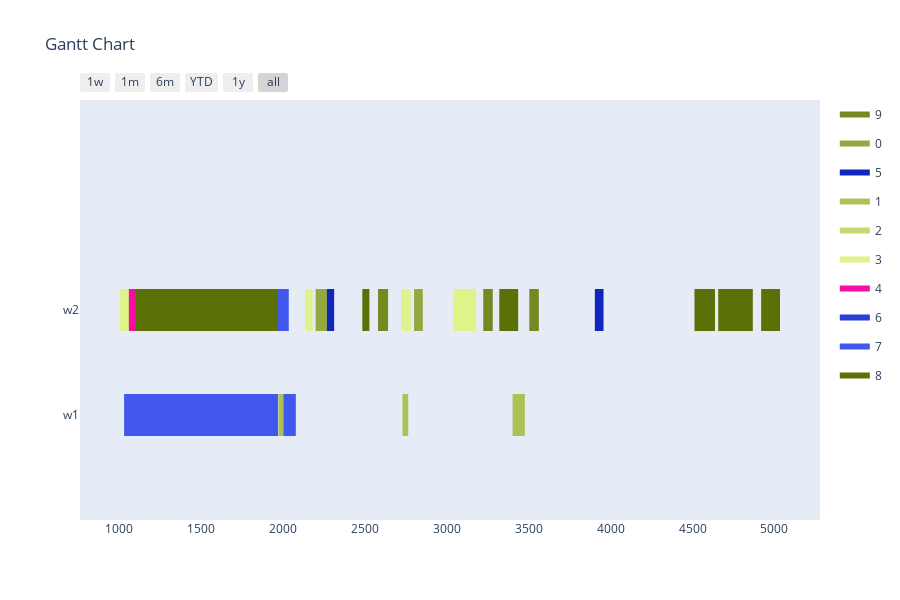

The notebook cell saved with this chart:
### Markdown cell above
Config 1 - Test with One Point Crossover

### Code cell
optimizer = BaseGA(env)
optimizer.set_minimize()
# optional (in this case, all options given are the default option, if the configuration step is skipped)
optimizer.configure('tardiness', 'onepointcrossover', 'roulettewheel', 'randomize')
# choose an input generator (optional) -> decides how the data gets converted into the optimizer format
# optimizer.set_input_generator('SameLengthAlternativesGenerator')
# all parameters after offspring_amount are optional (in this case -> verbose=True)
result, best_fitness_history, average_fitness_history, best_generation_history, feasible_gen = optimizer.optimize(orders, max_generations, earliest_time_slot, last_time_slot, population_size, offspring_amount, verbose=True)
workstation_assignments = reformat_result(result, orders, workstations, recipes, tasks)
visualize(workstation_assignments, best_fitness_history, average_fitness_history, best_generation_history, feasible_gen)

### Figure 1 — Plotly figure (JSON) as saved in the notebook; plotly's stock layout.template omitted (floating-point values rounded to 4 significant figures)
{"data": [{"fill": "toself", "fillcolor": "rgb(116, 137, 32)", "hoverinfo": "name", "legendgroup": "rgb(116, 137, 32)", "mode": "none", "name": "9", "type": "scatter", "x": [551, 666, 666, 551, 551, 470, 585, 585, 470, 470, 3223, 3281, 3281, 3223, 3223, 1405, 1466, 1466, 1405, 1405, 3504, 3562, 3562, 3504, 3504, 963, 1103, 1103, 963, 963, 2581, 2642, 2642, 2581], "y": [0.8, 0.8, 1.2, 1.2, null, 0.8, 0.8, 1.2, 1.2, null, 0.8, 0.8, 1.2, 1.2, null, 0.8, 0.8, 1.2, 1.2, null, 0.8, 0.8, 1.2, 1.2, null, 0.8, 0.8, 1.2, 1.2, null, 0.8, 0.8, 1.2, 1.2]}, {"fill": "toself", "fillcolor": "rgb(147, 168, 63)", "hoverinfo": "name", "legendgroup": "rgb(147, 168, 63)", "mode": "none", "name": "0", "type": "scatter", "x": [1738, 1791, 1791, 1738, 1738, 2801, 2854, 2854, 2801, 2801, 2200, 2273, 2273, 2200, 2200, 1854, 1898, 1898, 1854], "y": [0.8, 0.8, 1.2, 1.2, null, 0.8, 0.8, 1.2, 1.2, null, 0.8, 0.8, 1.2, 1.2, null, 0.8, 0.8, 1.2, 1.2]}, {"fill": "toself", "fillcolor": "rgb(16, 37, 188)", "hoverinfo": "name", "legendgroup": "rgb(16, 37, 188)", "mode": "none", "name": "5", "type": "scatter", "x": [2269, 2313, 2313, 2269, 2269, 1958, 2021, 2021, 1958, 1958, 3904, 3957, 3957, 3904, 3904, 3361, 3434, 3434, 3361], "y": [0.8, 0.8, 1.2, 1.2, null, 0.8, 0.8, 1.2, 1.2, null, 0.8, 0.8, 1.2, 1.2, null, 0.8, 0.8, 1.2, 1.2]}, {"fill": "toself", "fillcolor": "rgb(172, 193, 88)", "hoverinfo": "name", "legendgroup": "rgb(172, 193, 88)", "mode": "none", "name": "1", "type": "scatter", "x": [409, 492, 492, 409, 409, 3402, 3477, 3477, 3402, 3402, 1929, 1972, 1972, 1929, 1929, 2730, 2765, 2765, 2730, 2730, 833, 868, 868, 833, 833, 1974, 2009, 2009, 1974], "y": [0.8, 0.8, 1.2, 1.2, null, -0.2, -0.2, 0.2, 0.2, null, -0.2, -0.2, 0.2, 0.2, null, -0.2, -0.2, 0.2, 0.2, null, -0.2, -0.2, 0.2, 0.2, null, -0.2, -0.2, 0.2, 0.2]}, {"fill": "toself", "fillcolor": "rgb(197, 218, 113)", "hoverinfo": "name", "legendgroup": "rgb(197, 218, 113)", "mode": "none", "name": "2", "type": "scatter", "x": [744, 839, 839, 744, 744, 479, 574, 574, 479, 479, 292, 367, 367, 292, 292, 955, 1042, 1042, 955, 955, 720, 755, 755, 720, 720, 912, 999, 999, 912], "y": [0.8, 0.8, 1.2, 1.2, null, 0.8, 0.8, 1.2, 1.2, null, -0.2, -0.2, 0.2, 0.2, null, -0.2, -0.2, 0.2, 0.2, null, -0.2, -0.2, 0.2, 0.2, null, -0.2, -0.2, 0.2, 0.2]}, {"fill": "toself", "fillcolor": "rgb(222, 243, 138)", "hoverinfo": "name", "legendgroup": "rgb(222, 243, 138)", "mode": "none", "name": "3", "type": "scatter", "x": [2722, 2780, 2780, 2722, 2722, 1333, 1468, 1468, 1333, 1333, 1542, 1600, 1600, 1542, 1542, 871, 1006, 1006, 871, 871, 2137, 2180, 2180, 2137, 2137, 3040, 3180, 3180, 3040, 3040, 1761, 1804, 1804, 1761], "y": [0.8, 0.8, 1.2, 1.2, null, 0.8, 0.8, 1.2, 1.2, null, 0.8, 0.8, 1.2, 1.2, null, 0.8, 0.8, 1.2, 1.2, null, 0.8, 0.8, 1.2, 1.2, null, 0.8, 0.8, 1.2, 1.2, null, 0.8, 0.8, 1.2, 1.2]}, {"fill": "toself", "fillcolor": "rgb(247, 12, 163)", "hoverinfo": "name", "legendgroup": "rgb(247, 12, 163)", "mode": "none", "name": "4", "type": "scatter", "x": [1217, 1261, 1261, 1217, 1217, 1060, 1104, 1104, 1060, 1060, 1862, 1935, 1935, 1862, 1862, 219, 282, 282, 219], "y": [0.8, 0.8, 1.2, 1.2, null, 0.8, 0.8, 1.2, 1.2, null, 0.8, 0.8, 1.2, 1.2, null, 0.8, 0.8, 1.2, 1.2]}, {"fill": "toself", "fillcolor": "rgb(41, 62, 213)", "hoverinfo": "name", "legendgroup": "rgb(41, 62, 213)", "mode": "none", "name": "6", "type": "scatter", "x": [790, 885, 885, 790, 790, 694, 777, 777, 694, 694, 1450, 1485, 1485, 1450, 1450, 637, 712, 712, 637, 637, 401, 436, 436, 401, 401, 439, 514, 514, 439], "y": [0.8, 0.8, 1.2, 1.2, null, 0.8, 0.8, 1.2, 1.2, null, -0.2, -0.2, 0.2, 0.2, null, -0.2, -0.2, 0.2, 0.2, null, -0.2, -0.2, 0.2, 0.2, null, -0.2, -0.2, 0.2, 0.2]}, {"fill": "toself", "fillcolor": "rgb(66, 87, 238)", "hoverinfo": "name", "legendgroup": "rgb(66, 87, 238)", "mode": "none", "name": "7", "type": "scatter", "x": [1941, 2036, 2036, 1941, 1941, 297, 380, 380, 297, 297, 944, 1031, 1031, 944, 944, 491, 566, 566, 491, 491, 357, 432, 432, 357, 357, 2004, 2079, 2079, 2004], "y": [0.8, 0.8, 1.2, 1.2, null, 0.8, 0.8, 1.2, 1.2, null, -0.2, -0.2, 0.2, 0.2, null, -0.2, -0.2, 0.2, 0.2, null, -0.2, -0.2, 0.2, 0.2, null, -0.2, -0.2, 0.2, 0.2]}, {"fill": "toself", "fillcolor": "rgb(91, 112, 7)", "hoverinfo": "name", "legendgroup": "rgb(91, 112, 7)", "mode": "none", "name": "8", "type": "scatter", "x": [3321, 3436, 3436, 3321, 3321, 988, 1103, 1103, 988, 988, 2485, 2528, 2528, 2485, 2485, 4512, 4637, 4637, 4512, 4512, 4919, 5034, 5034, 4919, 4919, 4657, 4797, 4797, 4657, 4657, 4743, 4868, 4868, 4743], "y": [0.8, 0.8, 1.2, 1.2, null, 0.8, 0.8, 1.2, 1.2, null, 0.8, 0.8, 1.2, 1.2, null, 0.8, 0.8, 1.2, 1.2, null, 0.8, 0.8, 1.2, 1.2, null, 0.8, 0.8, 1.2, 1.2, null, 0.8, 0.8, 1.2, 1.2]}, {"legendgroup": "rgb(116, 137, 32)", "marker": {"color": "rgb(116, 137, 32)", "opacity": 0, "size": 1}, "mode": "markers", "name": "", "showlegend": false, "text": [null, null, null, null, null, null, null, null, null, null, null, null, null, null], "type": "scatter", "x": [551, 666, 470, 585, 3223, 3281, 1405, 1466, 3504, 3562, 963, 1103, 2581, 2642], "y": [1, 1, 1, 1, 1, 1, 1, 1, 1, 1, 1, 1, 1, 1]}, {"legendgroup": "rgb(147, 168, 63)", "marker": {"color": "rgb(147, 168, 63)", "opacity": 0, "size": 1}, "mode": "markers", "name": "", "showlegend": false, "text": [null, null, null, null, null, null, null, null], "type": "scatter", "x": [1738, 1791, 2801, 2854, 2200, 2273, 1854, 1898], "y": [1, 1, 1, 1, 1, 1, 1, 1]}, {"legendgroup": "rgb(16, 37, 188)", "marker": {"color": "rgb(16, 37, 188)", "opacity": 0, "size": 1}, "mode": "markers", "name": "", "showlegend": false, "text": [null, null, null, null, null, null, null, null], "type": "scatter", "x": [2269, 2313, 1958, 2021, 3904, 3957, 3361, 3434], "y": [1, 1, 1, 1, 1, 1, 1, 1]}, {"legendgroup": "rgb(172, 193, 88)", "marker": {"color": "rgb(172, 193, 88)", "opacity": 0, "size": 1}, "mode": "markers", "name": "", "showlegend": false, "text": [null, null, null, null, null, null, null, null, null, null, null, null], "type": "scatter", "x": [409, 492, 3402, 3477, 1929, 1972, 2730, 2765, 833, 868, 1974, 2009], "y": [1, 1, 0, 0, 0, 0, 0, 0, 0, 0, 0, 0]}, {"legendgroup": "rgb(197, 218, 113)", "marker": {"color": "rgb(197, 218, 113)", "opacity": 0, "size": 1}, "mode": "markers", "name": "", "showlegend": false, "text": [null, null, null, null, null, null, null, null, null, null, null, null], "type": "scatter", "x": [744, 839, 479, 574, 292, 367, 955, 1042, 720, 755, 912, 999], "y": [1, 1, 1, 1, 0, 0, 0, 0, 0, 0, 0, 0]}, {"legendgroup": "rgb(222, 243, 138)", "marker": {"color": "rgb(222, 243, 138)", "opacity": 0, "size": 1}, "mode": "markers", "name": "", "showlegend": false, "text": [null, null, null, null, null, null, null, null, null, null, null, null, null, null], "type": "scatter", "x": [2722, 2780, 1333, 1468, 1542, 1600, 871, 1006, 2137, 2180, 3040, 3180, 1761, 1804], "y": [1, 1, 1, 1, 1, 1, 1, 1, 1, 1, 1, 1, 1, 1]}, {"legendgroup": "rgb(247, 12, 163)", "marker": {"color": "rgb(247, 12, 163)", "opacity": 0, "size": 1}, "mode": "markers", "name": "", "showlegend": false, "text": [null, null, null, null, null, null, null, null], "type": "scatter", "x": [1217, 1261, 1060, 1104, 1862, 1935, 219, 282], "y": [1, 1, 1, 1, 1, 1, 1, 1]}, {"legendgroup": "rgb(41, 62, 213)", "marker": {"color": "rgb(41, 62, 213)", "opacity": 0, "size": 1}, "mode": "markers", "name": "", "showlegend": false, "text": [null, null, null, null, null, null, null, null, null, null, null, null], "type": "scatter", "x": [790, 885, 694, 777, 1450, 1485, 637, 712, 401, 436, 439, 514], "y": [1, 1, 1, 1, 0, 0, 0, 0, 0, 0, 0, 0]}, {"legendgroup": "rgb(66, 87, 238)", "marker": {"color": "rgb(66, 87, 238)", "opacity": 0, "size": 1}, "mode": "markers", "name": "", "showlegend": false, "text": [null, null, null, null, null, null, null, null, null, null, null, null], "type": "scatter", "x": [1941, 2036, 297, 380, 944, 1031, 491, 566, 357, 432, 2004, 2079], "y": [1, 1, 1, 1, 0, 0, 0, 0, 0, 0, 0, 0]}, {"legendgroup": "rgb(91, 112, 7)", "marker": {"color": "rgb(91, 112, 7)", "opacity": 0, "size": 1}, "mode": "markers", "name": "", "showlegend": false, "text": [null, null, null, null, null, null, null, null, null, null, null, null, null, null], "type": "scatter", "x": [3321, 3436, 988, 1103, 2485, 2528, 4512, 4637, 4919, 5034, 4657, 4797, 4743, 4868], "y": [1, 1, 1, 1, 1, 1, 1, 1, 1, 1, 1, 1, 1, 1]}], "layout": {"height": 600, "hovermode": "closest", "showlegend": true, "title": {"text": "Gantt Chart"}, "xaxis": {"rangeselector": {"buttons": [{"count": 7, "label": "1w", "step": "day", "stepmode": "backward"}, {"count": 1, "label": "1m", "step": "month", "stepmode": "backward"}, {"count": 6, "label": "6m", "step": "month", "stepmode": "backward"}, {"count": 1, "label": "YTD", "step": "year", "stepmode": "todate"}, {"count": 1, "label": "1y", "step": "year", "stepmode": "backward"}, {"step": "all"}]}, "showgrid": false, "type": "date", "zeroline": false}, "yaxis": {"autorange": false, "range": [-1, 3], "showgrid": false, "ticktext": ["w1", "w2"], "tickvals": [0, 1], "zeroline": false}}}
